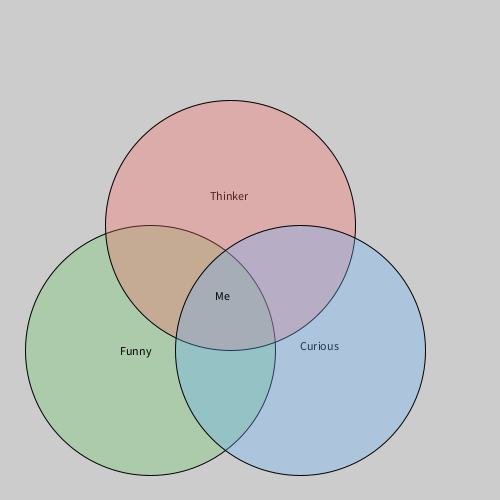
Frame 1 (no input)
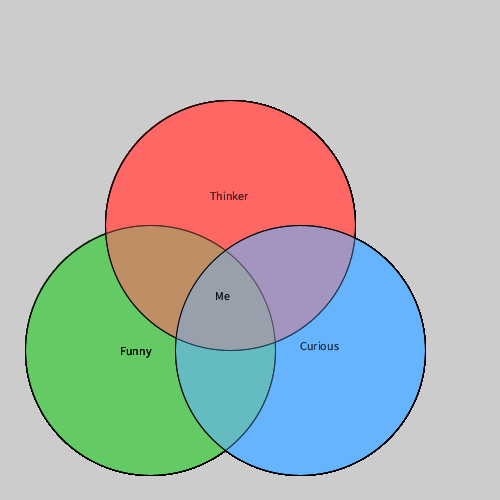
Frame 60 (the mouse pressed at the canvas centre just before this capture)
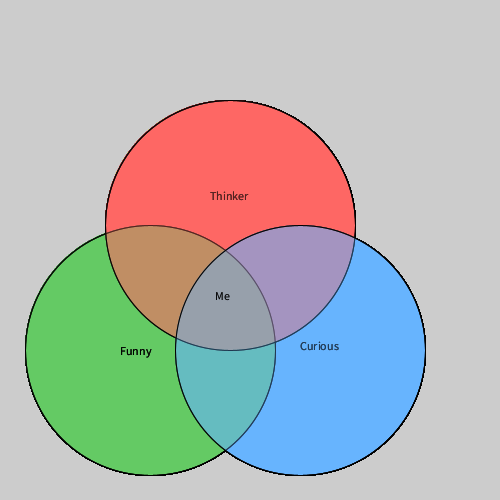
Frame 120 (the mouse held since frame 60 and released just before this capture)

The Processing sketch that drew these frames (run headless with seeded random() and noise(); from frame 60 on, the mouse is pressed at the canvas centre):

// Processing sketch: mevenndiagram
// ── mevenndiagram.pde

void setup(){
  size (500, 500);
}

void draw() {
  fill(0, 0, 0);
  text("Thinker", 210, 200);
  fill(100, 200, 100, 80);
  ellipse (150, 350, 250, 250);
  fill(0, 0, 0);
  text("Funny", 120, 355);
  fill(255, 102, 100, 80);
  ellipse (230, 225, 250, 250);
  fill(0, 0, 0);
  text("Curious", 300, 350);
  fill(102, 178, 255, 80);
  ellipse (300, 350, 250, 250);
  fill(0, 0, 0);
  text("Me", 215, 300);
}
